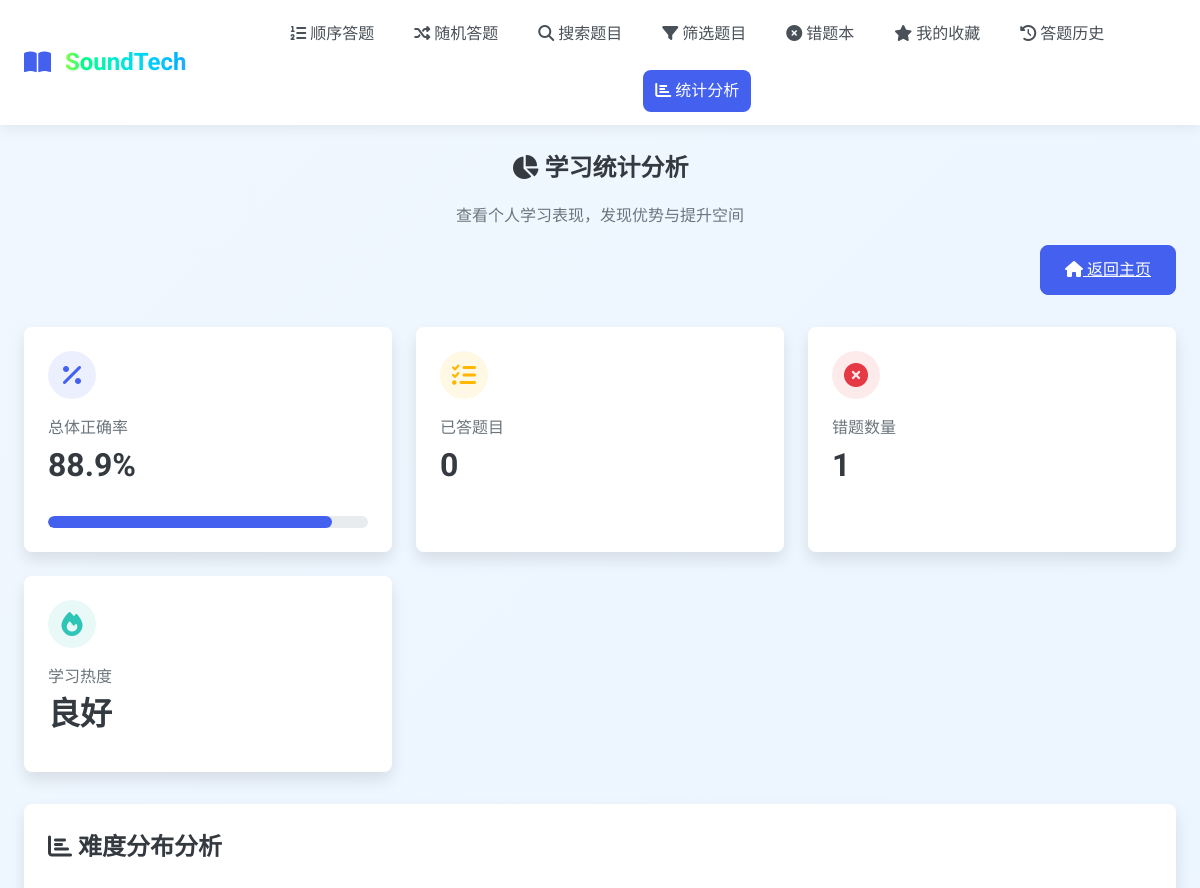
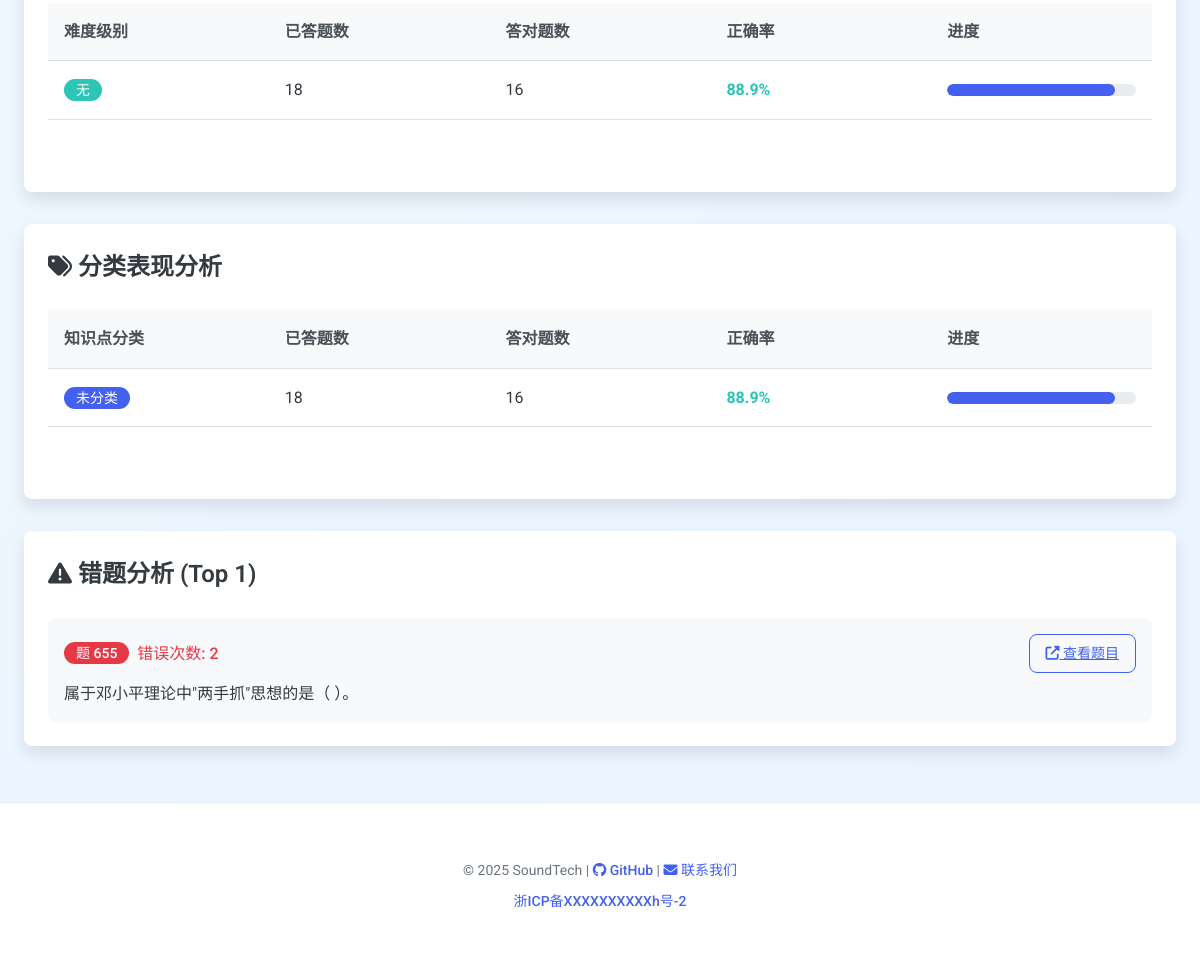
The app's page /statistics (signed in) with its own data (2 pictures, top to bottom).
### tables this page shows
CREATE TABLE questions (
        id TEXT PRIMARY KEY,
        stem TEXT NOT NULL,
        answer TEXT NOT NULL,
        difficulty TEXT,
        qtype TEXT,
        category TEXT,
        options TEXT, -- JSON stored options
        created_at DATETIME DEFAULT CURRENT_TIMESTAMP
    );

### app.py (the view)
@app.route("/statistics")
@login_required
def statistics():
    user_id = get_user_id()
    overall_accuracy, difficulty_stats, category_stats, worst_questions, recent_exams = statistics_util(user_id)
    return render_template("statistics.html",
                          overall_accuracy=overall_accuracy,
                          difficulty_stats=difficulty_stats,
                          category_stats=category_stats,
                          worst_questions=worst_questions,
                          recent_exams=recent_exams)

### app.py (called while the page is built)
@app.before_request
def log_request_info():
    if request.endpoint not in ['static']:
        app.logger.debug(f"请求: {request.method} {request.url} - IP: {request.remote_addr} - User-Agent: {request.headers.get('User-Agent', 'Unknown')}")

@app.after_request
def log_response_info(response):
    if request.endpoint not in ['static']:
        app.logger.debug(f"响应: {response.status_code} - {request.method} {request.url}")
    return response

### handlers/authentication.py (called while the page is built)
def login_required(function):
    @wraps(function)
    def decorated_function(*args, **kwargs):
        if not is_logged_in():
            flash("请先登录后再访问该页面", "error")
            return redirect(url_for("login", next=request.url))
        return function(*args, **kwargs)
    return decorated_function

def is_logged_in() -> bool:
    return "user_id" in session

def get_user_id() -> int:
    return session.get("user_id")

### handlers/database.py (called while the page is built)
def get_db() -> sqlite3.Connection:
    conn = sqlite3.connect("./static/database.db")
    conn.row_factory = sqlite3.Row
    return conn

### templates/statistics.html (shortened to what this page needs)
{% extends 'base.html' %}
{% block content %}
<div class="statistics-header mb-4">
    <h1 class="card-title mb-2"><i class="fas fa-chart-pie"></i> 学习统计分析</h1>
    <p class="text-muted">查看个人学习表现，发现优势与提升空间</p>
    <div class="text-right mt-2">
        <a href="{{ url_for('index') }}" class="btn btn-primary">
            <i class="fas fa-home"></i> 返回主页
        </a>
    </div>
</div>
<div class="card-grid mb-4">
    <div class="stat-card">
        <div class="stat-icon">
            <i class="fas fa-percentage"></i>
        </div>
        <div class="stat-label">总体正确率</div>
        <div class="stat-value">{{ overall_accuracy|round(1) }}%</div>
        <div class="progress-bar-container mt-2">
            <div class="progress-bar
                {% if overall_accuracy < 60 %}bg-danger
                {% elif overall_accuracy < 80 %}bg-warning
                {% else %}bg-success{% endif %}"
                style="width: {{ overall_accuracy }}%;">
            </div>
        </div>
    </div>
    <div class="stat-card">
        <div class="stat-icon" style="background-color: rgba(255, 183, 3, 0.1); color: var(--warning-color);">
            <i class="fas fa-tasks"></i>
        </div>
        <div class="stat-label">已答题目</div>
        <div class="stat-value">
            {% if difficulty_stats|length > 0 %}
                {% set total_answered = 0 %}
                {% for stat in difficulty_stats %}
                    {% set total_answered = total_answered + stat.total %}
                {% endfor %}
                {{ total_answered }}
            {% else %}
                0
            {% endif %}
        </div>
    </div>
    <div class="stat-card">
        <div class="stat-icon" style="background-color: rgba(230, 57, 70, 0.1); color: var(--danger-color);">
            <i class="fas fa-times-circle"></i>
        </div>
        <div class="stat-label">错题数量</div>
        <div class="stat-value">
            {% if worst_questions|length > 0 %}
                {{ worst_questions|length }}
            {% else %}
                0
            {% endif %}
        </div>
    </div>
    <div class="stat-card">
        <div class="stat-icon" style="background-color: rgba(46, 196, 182, 0.1); color: var(--success-color);">
            <i class="fas fa-fire"></i>
        </div>
        <div class="stat-label">学习热度</div>
        <div class="stat-value">
            {% if difficulty_stats|length > 0 %}
                {% if recent_exams and recent_exams|length > 0 %}
                    优秀
                {% else %}
                    良好
                {% endif %}
            {% else %}
                待提升
            {% endif %}
        </div>
    </div>
</div>
<div class="statistics-section mb-4">
    <div class="card">
        <h2 class="card-title mb-3"><i class="fas fa-chart-bar"></i> 难度分布分析</h2>
        <div class="table-container">
            <table class="table">
                <thead>
                    <tr>
                        <th>难度级别</th>
                        <th>已答题数</th>
                        <th>答对题数</th>
                        <th>正确率</th>
                        <th>进度</th>
                    </tr>
                </thead>
                <tbody>
                    {% for stat in difficulty_stats %}
                    <tr>
                        <td>
                            <span class="badge
                                {% if stat.difficulty == '简单' or stat.difficulty == '无' %}badge-success
                                {% elif stat.difficulty == '中等' %}badge-warning
                                {% else %}badge-danger{% endif %}">
                                {{ stat.difficulty }}
                            </span>
                        </td>
                        <td>{{ stat.total }}</td>
                        <td>{{ stat.correct_count }}</td>
                        <td class="font-weight-bold
                            {% if stat.accuracy < 60 %}text-danger
                            {% elif stat.accuracy < 80 %}text-warning
                            {% else %}text-success{% endif %}">
                            {{ stat.accuracy|round(1) }}%
                        </td>
                        <td>
                            <div class="progress-bar-container">
                                <div class="progress-bar
                                    {% if stat.accuracy < 60 %}bg-danger
                                    {% elif stat.accuracy < 80 %}bg-warning
                                    {% else %}bg-success{% endif %}"
                                    style="width: {{ stat.accuracy }}%;">
                                </div>
                            </div>
                        </td>
                    </tr>
                    {% endfor %}
                </tbody>
            </table>
        </div>
    </div>
</div>
{% if category_stats and category_stats|length > 0 %}
<div class="statistics-section mb-4">
    <div class="card">
        <h2 class="card-title mb-3"><i class="fas fa-tags"></i> 分类表现分析</h2>
        <div class="table-container">
            <table class="table">
                <thead>
                    <tr>
                        <th>知识点分类</th>
                        <th>已答题数</th>
                        <th>答对题数</th>
                        <th>正确率</th>
                        <th>进度</th>
                    </tr>
                </thead>
                <tbody>
                    {% for stat in category_stats %}
                    <tr>
                        <td>
                            <span class="badge badge-primary">{{ stat.category }}</span>
                        </td>
                        <td>{{ stat.total }}</td>
                        <td>{{ stat.correct_count }}</td>
                        <td class="font-weight-bold
                            {% if stat.accuracy < 60 %}text-danger
                            {% elif stat.accuracy < 80 %}text-warning
                            {% else %}text-success{% endif %}">
                            {{ stat.accuracy|round(1) }}%
                        </td>
                        <td>
                            <div class="progress-bar-container">
                                <div class="progress-bar
                                    {% if stat.accuracy < 60 %}bg-danger
                                    {% elif stat.accuracy < 80 %}bg-warning
                                    {% else %}bg-success{% endif %}"
                                    style="width: {{ stat.accuracy }}%;">
                                </div>
                            </div>
                        </td>
                    </tr>
                    {% endfor %}
                </tbody>
            </table>
        </div>
    </div>
</div>
{% endif %}
<div class="statistics-section mb-4">
    <div class="card">
        <h2 class="card-title mb-3"><i class="fas fa-exclamation-triangle"></i> 错题分析 (Top {{ worst_questions|length }})</h2>
        {% if worst_questions|length > 0 %}
            <div class="wrong-questions-list">
                {% for q in worst_questions %}
                <div class="wrong-question-item">
                    <div class="wrong-question-header">
                        <div class="wrong-question-id">
                            <span class="badge badge-danger">题 {{ q.question_id }}</span>
                            <span class="wrong-count">错误次数: {{ q.wrong_times }}</span>
                        </div>
                        <a href="{{ url_for('show_question', qid=q.question_id) }}" class="btn btn-sm btn-outline-primary">
                            <i class="fas fa-external-link-alt"></i> 查看题目
                        </a>
                    </div>
                    <p class="wrong-question-stem">{{ q.stem }}</p>
                </div>
                {% endfor %}
            </div>
        {% else %}
            <div class="empty-state text-center py-5">
                <i class="fas fa-check-circle" style="font-size: 3rem; color: var(--success-color); margin-bottom: 1rem;"></i>
                <h3>暂无错题记录</h3>
                <p class="text-muted">继续保持良好状态！</p>
            </div>
        {% endif %}
    </div>
</div>
{% endblock %}

### templates/statistics.html (style rules this page uses)
.statistics-header { text-align: center; }
.wrong-questions-list { display: flex; flex-direction: column; gap: 1rem; }
.wrong-question-item { background-color: var(--gray-100); border-radius: var(--border-radius); padding: 1rem; transition: var(--transition); }
.wrong-question-header { display: flex; justify-content: space-between; align-items: center; margin-bottom: 0.5rem; }
.wrong-question-id { display: flex; align-items: center; gap: 0.5rem; }
.wrong-count { color: var(--danger-color); font-weight: 500; }
.wrong-question-stem { margin: 0; color: var(--gray-800); }

### records on screen
questions: question_id "655", wrong_times "2", stem "属于邓小平理论中\"两手抓\"思想的是（ ）。"

### other values on screen
{{ overall_accuracy|round(1) }} "88.9"
{{ total_answered }} "0"
{{ worst_questions|length }} "1"
{{ stat.difficulty }} "无"
{{ stat.total }} "18"
{{ stat.correct_count }} "16"
{{ stat.accuracy|round(1) }} "88.9"
{{ stat.category }} "未分类"
{{ current_year|default(2025) }} "2025"
